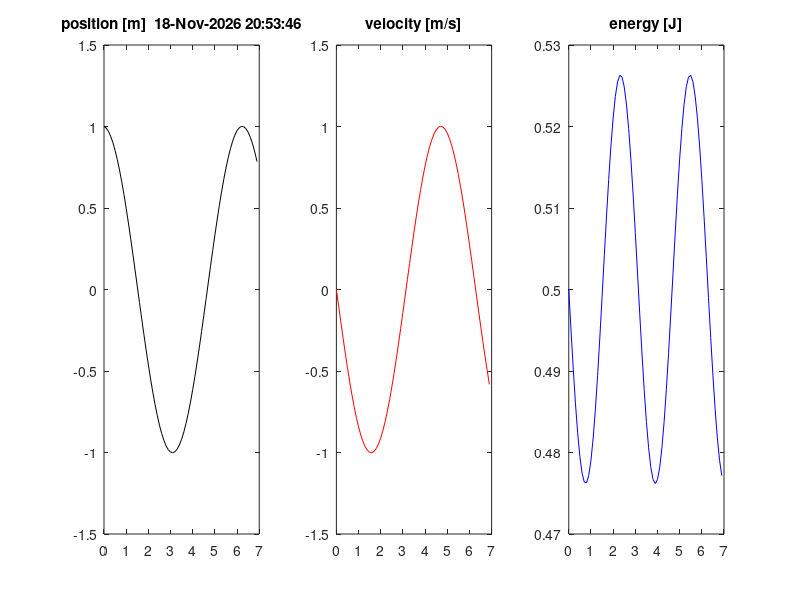

Source code (MATLAB):
%
% horizontal spring position at start of step
t = 0.0;
dt = 0.1;
velocity = 0.0;
position = 1;
k=1;
force = 0;
mass = 1.0;
fprintf('%-12s%-12s%-12s%-12s\n','time','position','velocity','energy');
i=1;
e0=0.5*k*position*position;
clear v[tpve];
tmax=1.1*2*pi*sqrt(mass/k);
size=ceil(tmax/dt);
vt=zeros(size,1);
vp=zeros(size,1);
vv=zeros(size,1);
ve=zeros(size,1);
while t <= tmax
  vt(i)=t;
  vp(i)=position;
  vv(i)=velocity;
  e=0.5*k*position*position+0.5*mass*velocity*velocity;
  ve(i)=e;
  force=-k*position;
  velocity = velocity +( force / mass ) * dt;
  position = position + velocity * dt;
  fprintf('%-12.3f%-12.3f%-12.3f%-12.3f\n',t,position,velocity,e);
  i=i+1;
  t = t + dt;
 end 
 clf
 subplot(1,3,1);
 plot(vt,vp,'k');
 title(["position [m]  " datestr(now())]);
 subplot(1,3,2);
 plot(vt,vv,'r');
 title('velocity [m/s]');
 subplot(1,3,3);
 plot(vt,ve,'b');
 title('energy [J]');
